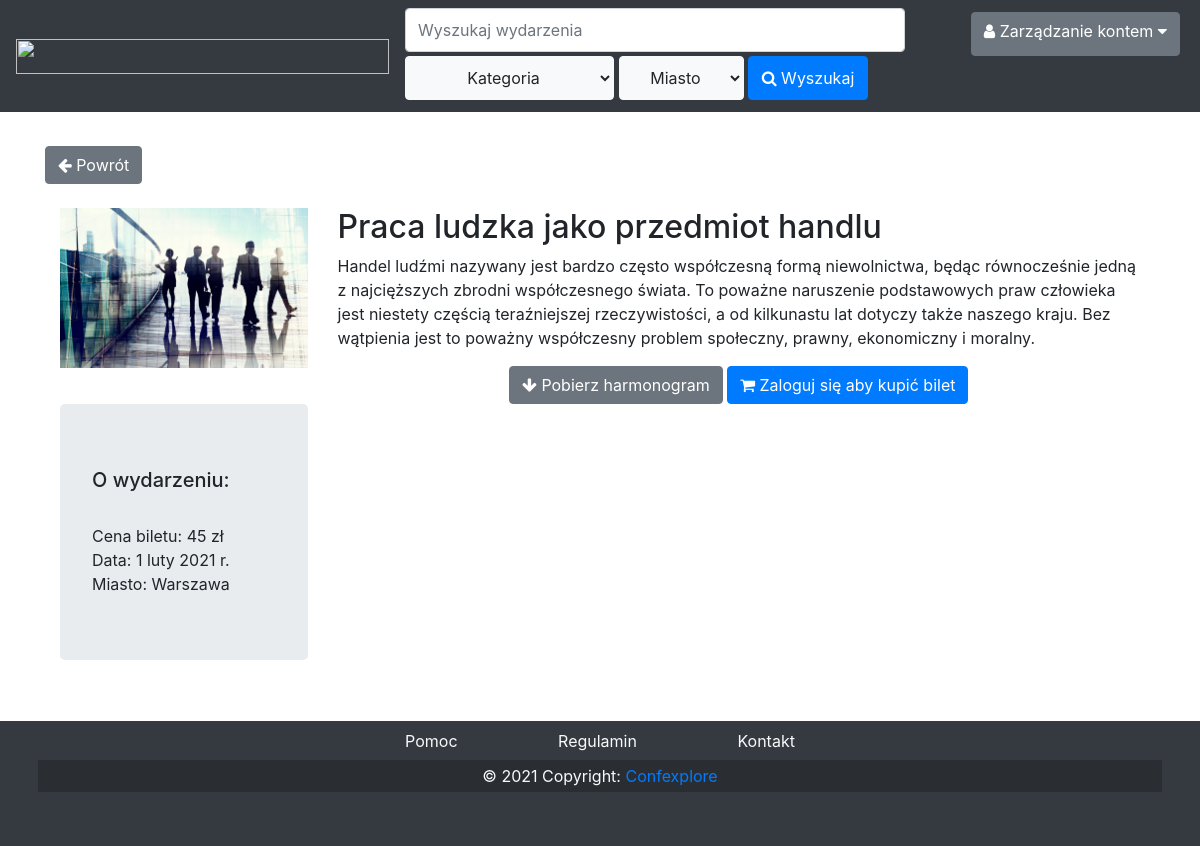
The app's page /eventPreview/2/ with its own data.
### content/models.py (models this page shows)
class Event(models.Model):
    id = models.IntegerField(primary_key=True)
    name = models.CharField(max_length=100, default='konferencja')
    info = models.TextField(blank=True)
    localization = models.ForeignKey('City', on_delete=models.CASCADE, default="Warszawa")
    type = models.ForeignKey('Type', on_delete=models.CASCADE, default="Ogólna")
    date = models.CharField(max_length=30, default='1 stycznia')
    price = models.IntegerField(default=0)
    photo = models.ImageField(upload_to='images/', default='default.jpg')
    schedule = models.FileField(upload_to='schedule/', default='default.pdf')
    accepted = models.BooleanField(default=False)
    organizer = models.ForeignKey(Organizer, on_delete=models.CASCADE)

class City(models.Model):
    name = models.CharField(max_length=50, default='Warszawa')
    def __str__(self):
        return self.name

### content/views.py (the view)
# urls.py: path('eventPreview/<int:pk>/', eventPreviewView.as_view(), name='eventPreview'),
class eventPreviewView(DetailView):
    model = Event
    template_name = 'content/eventPreview.html'

### content/context_processors.py (called while the page is built)
def search(request: HttpRequest) -> dict:
    context = {
        'types': Type.objects.all(),
        'cities': City.objects.all()
    }
    try:
        context['user_type'] = request.user.profile.role_name
    except AttributeError:
        pass
    return context

### templates/content/eventPreview.html
{% extends 'main.html' %}
{% block content %}
<nav class="nav m-3">
    <p class="text-secondary mr-1" >Strona główna > </p>
    <p class="text-primary mr-1" >{{ object.name }} > </p>
</nav>
<a href="/" class="btn btn-secondary" role="button"><span class="btn-label"><i class="fa fa-arrow-left"></i></span> Powrót</a><br><br>
<div class="container">
    <div class="row ">
        <div class="col">
            <img src = "{{event.photo.url}}" class="img-fluid">
                </div>
        <div class="col-9">
                <div>
        <h2>{{ object.name }}</h2>
    </div>
            <p>
                {{ object.info }}
            </p>
            <div style="text-align: center;">
                <a type="button" class="btn btn-secondary" href={{ object.schedule.url }}><span class="btn-label"><i class="fa fa-arrow-down"></i></span> Pobierz harmonogram</a>
                {% if user.is_authenticated %}
                    <a type="button" class="btn btn-primary" href="buyHowMany/"><span class="btn-label"><i class="fa fa-shopping-cart"></i></span> Kup Bilet</a>
                {% else %}
                    <a type="button" class="btn btn-primary" href="{% url 'login' %}"><span class="btn-label"><i class="fa fa-shopping-cart"></i></span> Zaloguj się aby kupić bilet </a>
                {%endif%}
            </div>
        </div>
        <div class="col-3">
            <div class="jumbotron">
                <div style="text-align: left;">
                    <h5>O wydarzeniu:</h5><br>
                </div>
                Cena biletu: {{ object.price }} zł <br>
                Data: {{ object.date }} <br>
                Miasto: {{ object.localization }} <br>
            </div>
        </div>
    </div>
</div>
{% endblock content %}

### static/style.css (style rules this page uses)
body { margin: 0; padding: 0; }

### records on screen
Event: photo (picture), name "Praca ludzka jako przedmiot handlu", info "Handel ludźmi nazywany jest bardzo często współczesną formą niewolnictwa, będąc równocześnie jedną z najcięższych zbrodni współczesnego świata. To poważne naruszenie podstawowych praw człowieka jest niestety częścią teraźniejszej rzeczywistości, a od kilkunastu lat dotyczy także naszego kraju. Bez wątpienia jest to poważny współczesny problem społeczny, prawny, ekonomiczny i moralny.", price "45", date "1 luty 2021 r.", localization "Warszawa"
